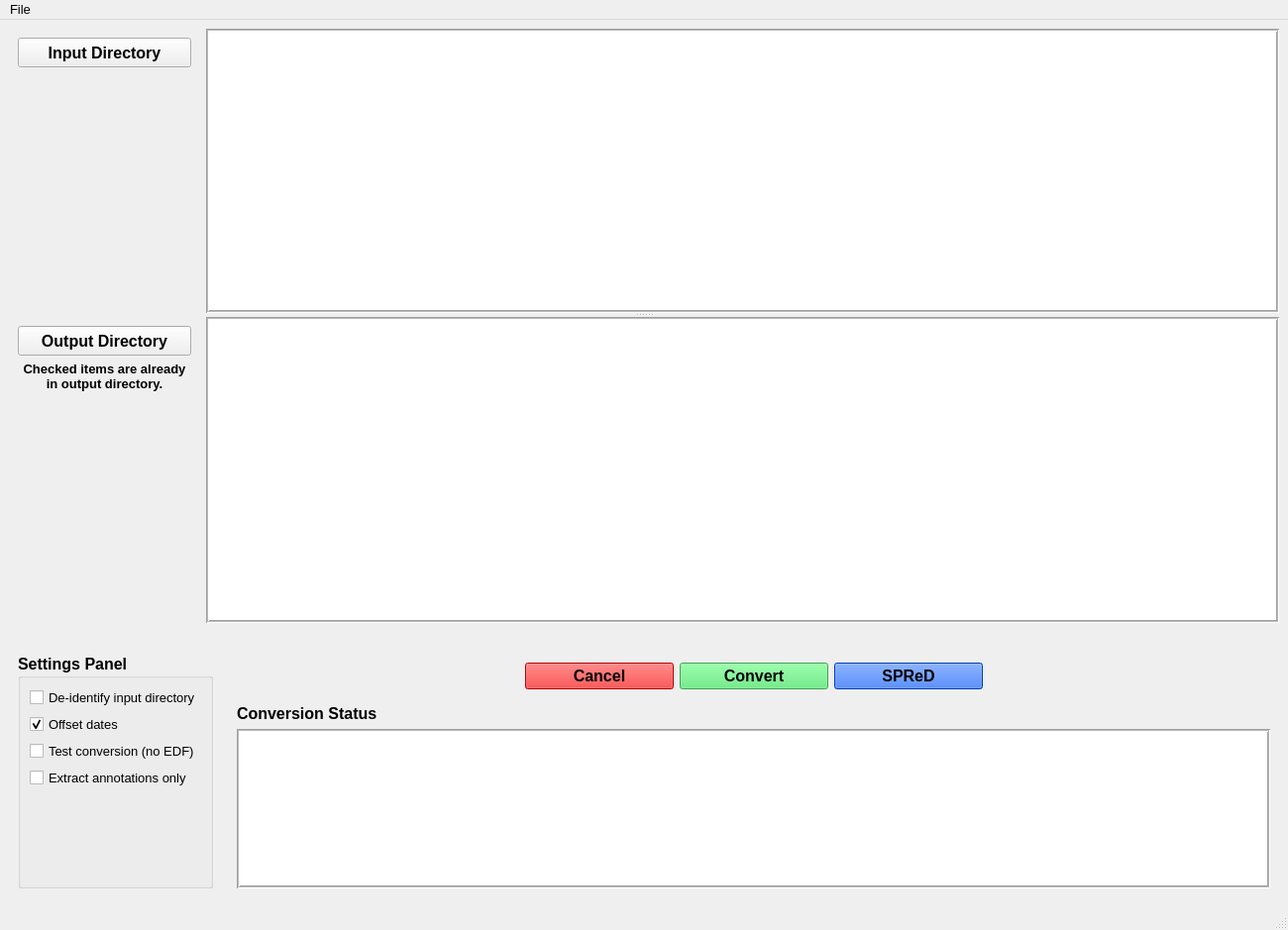
<?xml version="1.0" encoding="UTF-8"?>
<ui version="4.0">
 <class>MainWindow</class>
 <widget class="QMainWindow" name="MainWindow">
  <property name="geometry">
   <rect>
    <x>0</x>
    <y>0</y>
    <width>1300</width>
    <height>939</height>
   </rect>
  </property>
  <property name="sizePolicy">
   <sizepolicy hsizetype="Expanding" vsizetype="Expanding">
    <horstretch>0</horstretch>
    <verstretch>0</verstretch>
   </sizepolicy>
  </property>
  <property name="font">
   <font>
    <family>Arial</family>
    <pointsize>12</pointsize>
   </font>
  </property>
  <property name="windowTitle">
   <string>EpLink EDF Converter</string>
  </property>
  <property name="windowIcon">
   <iconset>
    <normaloff>eplink_icon.ico</normaloff>eplink_icon.ico</iconset>
  </property>
  <widget class="QWidget" name="centralwidget">
   <property name="sizePolicy">
    <sizepolicy hsizetype="Expanding" vsizetype="Expanding">
     <horstretch>0</horstretch>
     <verstretch>0</verstretch>
    </sizepolicy>
   </property>
   <layout class="QFormLayout" name="formLayout">
    <item row="0" column="0" colspan="2">
     <widget class="QSplitter" name="splitter">
      <property name="sizePolicy">
       <sizepolicy hsizetype="MinimumExpanding" vsizetype="MinimumExpanding">
        <horstretch>0</horstretch>
        <verstretch>0</verstretch>
       </sizepolicy>
      </property>
      <property name="minimumSize">
       <size>
        <width>0</width>
        <height>600</height>
       </size>
      </property>
      <property name="midLineWidth">
       <number>0</number>
      </property>
      <property name="orientation">
       <enum>Qt::Vertical</enum>
      </property>
      <property name="handleWidth">
       <number>4</number>
      </property>
      <property name="childrenCollapsible">
       <bool>false</bool>
      </property>
      <widget class="QWidget" name="widget_6" native="true">
       <property name="sizePolicy">
        <sizepolicy hsizetype="Expanding" vsizetype="Expanding">
         <horstretch>0</horstretch>
         <verstretch>0</verstretch>
        </sizepolicy>
       </property>
       <property name="minimumSize">
        <size>
         <width>0</width>
         <height>0</height>
        </size>
       </property>
       <layout class="QHBoxLayout" name="horizontalLayout" stretch="0,0">
        <property name="spacing">
         <number>6</number>
        </property>
        <item>
         <widget class="QWidget" name="widget_4" native="true">
          <property name="sizePolicy">
           <sizepolicy hsizetype="Minimum" vsizetype="Expanding">
            <horstretch>0</horstretch>
            <verstretch>0</verstretch>
           </sizepolicy>
          </property>
          <property name="minimumSize">
           <size>
            <width>0</width>
            <height>0</height>
           </size>
          </property>
          <layout class="QVBoxLayout" name="verticalLayout_2">
           <item>
            <widget class="QPushButton" name="loadDirButton">
             <property name="sizePolicy">
              <sizepolicy hsizetype="Preferred" vsizetype="Preferred">
               <horstretch>0</horstretch>
               <verstretch>0</verstretch>
              </sizepolicy>
             </property>
             <property name="minimumSize">
              <size>
               <width>175</width>
               <height>30</height>
              </size>
             </property>
             <property name="font">
              <font>
               <family>Arial</family>
               <pointsize>12</pointsize>
               <weight>75</weight>
               <bold>true</bold>
               <kerning>true</kerning>
              </font>
             </property>
             <property name="styleSheet">
              <string notr="true"/>
             </property>
             <property name="text">
              <string>Input Directory</string>
             </property>
            </widget>
           </item>
           <item>
            <spacer name="verticalSpacer">
             <property name="orientation">
              <enum>Qt::Vertical</enum>
             </property>
             <property name="sizeHint" stdset="0">
              <size>
               <width>20</width>
               <height>226</height>
              </size>
             </property>
            </spacer>
           </item>
          </layout>
         </widget>
        </item>
        <item>
         <widget class="QTreeWidget" name="treeViewLoad">
          <property name="sizePolicy">
           <sizepolicy hsizetype="Expanding" vsizetype="Expanding">
            <horstretch>0</horstretch>
            <verstretch>0</verstretch>
           </sizepolicy>
          </property>
          <property name="minimumSize">
           <size>
            <width>0</width>
            <height>0</height>
           </size>
          </property>
          <property name="maximumSize">
           <size>
            <width>16777215</width>
            <height>16777215</height>
           </size>
          </property>
          <property name="font">
           <font>
            <family>Arial</family>
            <pointsize>10</pointsize>
           </font>
          </property>
          <property name="contextMenuPolicy">
           <enum>Qt::PreventContextMenu</enum>
          </property>
          <property name="acceptDrops">
           <bool>true</bool>
          </property>
          <property name="autoFillBackground">
           <bool>true</bool>
          </property>
          <property name="frameShape">
           <enum>QFrame::Box</enum>
          </property>
          <property name="frameShadow">
           <enum>QFrame::Sunken</enum>
          </property>
          <property name="lineWidth">
           <number>1</number>
          </property>
          <property name="midLineWidth">
           <number>1</number>
          </property>
          <property name="verticalScrollBarPolicy">
           <enum>Qt::ScrollBarAsNeeded</enum>
          </property>
          <property name="alternatingRowColors">
           <bool>true</bool>
          </property>
          <property name="selectionMode">
           <enum>QAbstractItemView::NoSelection</enum>
          </property>
          <property name="horizontalScrollMode">
           <enum>QAbstractItemView::ScrollPerItem</enum>
          </property>
          <property name="animated">
           <bool>false</bool>
          </property>
          <property name="columnCount">
           <number>0</number>
          </property>
          <attribute name="headerVisible">
           <bool>true</bool>
          </attribute>
          <attribute name="headerStretchLastSection">
           <bool>false</bool>
          </attribute>
         </widget>
        </item>
       </layout>
      </widget>
      <widget class="QWidget" name="widget_8" native="true">
       <property name="sizePolicy">
        <sizepolicy hsizetype="Expanding" vsizetype="Expanding">
         <horstretch>0</horstretch>
         <verstretch>0</verstretch>
        </sizepolicy>
       </property>
       <property name="minimumSize">
        <size>
         <width>0</width>
         <height>0</height>
        </size>
       </property>
       <layout class="QHBoxLayout" name="horizontalLayout_3">
        <item>
         <widget class="QWidget" name="widget_5" native="true">
          <property name="sizePolicy">
           <sizepolicy hsizetype="Minimum" vsizetype="Expanding">
            <horstretch>0</horstretch>
            <verstretch>0</verstretch>
           </sizepolicy>
          </property>
          <layout class="QVBoxLayout" name="verticalLayout">
           <item>
            <widget class="QPushButton" name="outDirButton">
             <property name="sizePolicy">
              <sizepolicy hsizetype="Preferred" vsizetype="Preferred">
               <horstretch>0</horstretch>
               <verstretch>0</verstretch>
              </sizepolicy>
             </property>
             <property name="minimumSize">
              <size>
               <width>175</width>
               <height>30</height>
              </size>
             </property>
             <property name="font">
              <font>
               <family>Arial</family>
               <pointsize>12</pointsize>
               <weight>75</weight>
               <bold>true</bold>
               <kerning>true</kerning>
              </font>
             </property>
             <property name="layoutDirection">
              <enum>Qt::LeftToRight</enum>
             </property>
             <property name="styleSheet">
              <string notr="true"/>
             </property>
             <property name="text">
              <string>Output Directory</string>
             </property>
            </widget>
           </item>
           <item>
            <widget class="QLabel" name="sText">
             <property name="enabled">
              <bool>true</bool>
             </property>
             <property name="sizePolicy">
              <sizepolicy hsizetype="Minimum" vsizetype="Minimum">
               <horstretch>0</horstretch>
               <verstretch>0</verstretch>
              </sizepolicy>
             </property>
             <property name="minimumSize">
              <size>
               <width>175</width>
               <height>0</height>
              </size>
             </property>
             <property name="font">
              <font>
               <family>Arial</family>
               <pointsize>10</pointsize>
               <weight>75</weight>
               <bold>true</bold>
              </font>
             </property>
             <property name="text">
              <string>Checked items are already in output directory.</string>
             </property>
             <property name="alignment">
              <set>Qt::AlignCenter</set>
             </property>
             <property name="wordWrap">
              <bool>true</bool>
             </property>
            </widget>
           </item>
           <item>
            <spacer name="verticalSpacer_2">
             <property name="orientation">
              <enum>Qt::Vertical</enum>
             </property>
             <property name="sizeHint" stdset="0">
              <size>
               <width>20</width>
               <height>211</height>
              </size>
             </property>
            </spacer>
           </item>
          </layout>
         </widget>
        </item>
        <item>
         <widget class="QTreeWidget" name="treeViewOutput">
          <property name="sizePolicy">
           <sizepolicy hsizetype="Expanding" vsizetype="Expanding">
            <horstretch>0</horstretch>
            <verstretch>0</verstretch>
           </sizepolicy>
          </property>
          <property name="minimumSize">
           <size>
            <width>0</width>
            <height>0</height>
           </size>
          </property>
          <property name="font">
           <font>
            <family>Arial</family>
            <pointsize>10</pointsize>
           </font>
          </property>
          <property name="contextMenuPolicy">
           <enum>Qt::PreventContextMenu</enum>
          </property>
          <property name="acceptDrops">
           <bool>true</bool>
          </property>
          <property name="autoFillBackground">
           <bool>true</bool>
          </property>
          <property name="frameShape">
           <enum>QFrame::Box</enum>
          </property>
          <property name="frameShadow">
           <enum>QFrame::Sunken</enum>
          </property>
          <property name="lineWidth">
           <number>1</number>
          </property>
          <property name="midLineWidth">
           <number>1</number>
          </property>
          <property name="verticalScrollBarPolicy">
           <enum>Qt::ScrollBarAsNeeded</enum>
          </property>
          <property name="alternatingRowColors">
           <bool>true</bool>
          </property>
          <property name="selectionMode">
           <enum>QAbstractItemView::NoSelection</enum>
          </property>
          <property name="horizontalScrollMode">
           <enum>QAbstractItemView::ScrollPerItem</enum>
          </property>
          <property name="columnCount">
           <number>0</number>
          </property>
          <attribute name="headerVisible">
           <bool>true</bool>
          </attribute>
          <attribute name="headerStretchLastSection">
           <bool>false</bool>
          </attribute>
         </widget>
        </item>
       </layout>
      </widget>
     </widget>
    </item>
    <item row="1" column="1">
     <spacer name="verticalSpacer_3">
      <property name="orientation">
       <enum>Qt::Vertical</enum>
      </property>
      <property name="sizeType">
       <enum>QSizePolicy::Minimum</enum>
      </property>
      <property name="sizeHint" stdset="0">
       <size>
        <width>20</width>
        <height>10</height>
       </size>
      </property>
     </spacer>
    </item>
    <item row="2" column="0">
     <widget class="QWidget" name="widget_7" native="true">
      <layout class="QGridLayout" name="gridLayout">
       <item row="0" column="0">
        <widget class="QGroupBox" name="groupBox">
         <property name="font">
          <font>
           <family>Arial</family>
           <pointsize>12</pointsize>
           <weight>75</weight>
           <bold>true</bold>
          </font>
         </property>
         <property name="title">
          <string>Settings Panel</string>
         </property>
         <layout class="QVBoxLayout" name="verticalLayout_4">
          <item>
           <widget class="QCheckBox" name="deidentifyInputDir">
            <property name="font">
             <font>
              <pointsize>10</pointsize>
              <weight>50</weight>
              <bold>false</bold>
             </font>
            </property>
            <property name="text">
             <string>De-identify input directory</string>
            </property>
           </widget>
          </item>
          <item>
           <widget class="QCheckBox" name="offsetDate">
            <property name="font">
             <font>
              <pointsize>10</pointsize>
              <weight>50</weight>
              <bold>false</bold>
             </font>
            </property>
            <property name="text">
             <string>Offset dates</string>
            </property>
            <property name="checked">
             <bool>true</bool>
            </property>
           </widget>
          </item>
          <item>
           <widget class="QCheckBox" name="testConvert">
            <property name="font">
             <font>
              <pointsize>10</pointsize>
              <weight>50</weight>
              <bold>false</bold>
             </font>
            </property>
            <property name="text">
             <string>Test conversion (no EDF)</string>
            </property>
           </widget>
          </item>
          <item>
           <widget class="QCheckBox" name="annotationsOnly">
            <property name="font">
             <font>
              <pointsize>10</pointsize>
              <weight>50</weight>
              <bold>false</bold>
             </font>
            </property>
            <property name="text">
             <string>Extract annotations only</string>
            </property>
           </widget>
          </item>
          <item>
           <spacer name="verticalSpacer_4">
            <property name="orientation">
             <enum>Qt::Vertical</enum>
            </property>
            <property name="sizeHint" stdset="0">
             <size>
              <width>20</width>
              <height>40</height>
             </size>
            </property>
           </spacer>
          </item>
         </layout>
        </widget>
       </item>
      </layout>
     </widget>
    </item>
    <item row="2" column="1">
     <widget class="QWidget" name="widget_3" native="true">
      <property name="minimumSize">
       <size>
        <width>0</width>
        <height>150</height>
       </size>
      </property>
      <layout class="QVBoxLayout" name="verticalLayout_3">
       <item>
        <widget class="QWidget" name="widget" native="true">
         <layout class="QHBoxLayout" name="horizontalLayout_2">
          <item>
           <spacer name="horizontalSpacer">
            <property name="orientation">
             <enum>Qt::Horizontal</enum>
            </property>
            <property name="sizeHint" stdset="0">
             <size>
              <width>40</width>
              <height>20</height>
             </size>
            </property>
           </spacer>
          </item>
          <item>
           <widget class="QPushButton" name="cancelButton">
            <property name="sizePolicy">
             <sizepolicy hsizetype="Fixed" vsizetype="Fixed">
              <horstretch>0</horstretch>
              <verstretch>0</verstretch>
             </sizepolicy>
            </property>
            <property name="minimumSize">
             <size>
              <width>150</width>
              <height>0</height>
             </size>
            </property>
            <property name="maximumSize">
             <size>
              <width>150</width>
              <height>16777215</height>
             </size>
            </property>
            <property name="palette">
             <palette>
              <active>
               <colorrole role="WindowText">
                <brush brushstyle="SolidPattern">
                 <color alpha="255">
                  <red>0</red>
                  <green>0</green>
                  <blue>0</blue>
                 </color>
                </brush>
               </colorrole>
               <colorrole role="Button">
                <brush brushstyle="SolidPattern">
                 <color alpha="255">
                  <red>255</red>
                  <green>0</green>
                  <blue>0</blue>
                 </color>
                </brush>
               </colorrole>
               <colorrole role="Text">
                <brush brushstyle="SolidPattern">
                 <color alpha="255">
                  <red>0</red>
                  <green>0</green>
                  <blue>0</blue>
                 </color>
                </brush>
               </colorrole>
               <colorrole role="ButtonText">
                <brush brushstyle="SolidPattern">
                 <color alpha="255">
                  <red>0</red>
                  <green>0</green>
                  <blue>0</blue>
                 </color>
                </brush>
               </colorrole>
               <colorrole role="Base">
                <brush brushstyle="SolidPattern">
                 <color alpha="255">
                  <red>255</red>
                  <green>0</green>
                  <blue>0</blue>
                 </color>
                </brush>
               </colorrole>
               <colorrole role="Window">
                <brush brushstyle="SolidPattern">
                 <color alpha="255">
                  <red>255</red>
                  <green>0</green>
                  <blue>0</blue>
                 </color>
                </brush>
               </colorrole>
               <colorrole role="PlaceholderText">
                <brush brushstyle="NoBrush">
                 <color alpha="128">
                  <red>0</red>
                  <green>0</green>
                  <blue>0</blue>
                 </color>
                </brush>
               </colorrole>
              </active>
              <inactive>
               <colorrole role="WindowText">
                <brush brushstyle="SolidPattern">
                 <color alpha="255">
                  <red>0</red>
                  <green>0</green>
                  <blue>0</blue>
                 </color>
                </brush>
               </colorrole>
               <colorrole role="Button">
                <brush brushstyle="SolidPattern">
                 <color alpha="255">
                  <red>255</red>
                  <green>0</green>
                  <blue>0</blue>
                 </color>
                </brush>
               </colorrole>
               <colorrole role="Text">
                <brush brushstyle="SolidPattern">
                 <color alpha="255">
                  <red>0</red>
                  <green>0</green>
                  <blue>0</blue>
                 </color>
                </brush>
               </colorrole>
               <colorrole role="ButtonText">
                <brush brushstyle="SolidPattern">
                 <color alpha="255">
                  <red>0</red>
                  <green>0</green>
                  <blue>0</blue>
                 </color>
                </brush>
               </colorrole>
               <colorrole role="Base">
                <brush brushstyle="SolidPattern">
                 <color alpha="255">
                  <red>255</red>
                  <green>0</green>
                  <blue>0</blue>
                 </color>
                </brush>
               </colorrole>
               <colorrole role="Window">
                <brush brushstyle="SolidPattern">
                 <color alpha="255">
                  <red>255</red>
                  <green>0</green>
                  <blue>0</blue>
                 </color>
                </brush>
               </colorrole>
               <colorrole role="PlaceholderText">
                <brush brushstyle="NoBrush">
                 <color alpha="128">
                  <red>0</red>
                  <green>0</green>
                  <blue>0</blue>
                 </color>
                </brush>
               </colorrole>
              </inactive>
              <disabled>
               <colorrole role="WindowText">
                <brush brushstyle="SolidPattern">
                 <color alpha="255">
                  <red>0</red>
                  <green>0</green>
                  <blue>0</blue>
                 </color>
                </brush>
               </colorrole>
               <colorrole role="Button">
                <brush brushstyle="SolidPattern">
                 <color alpha="255">
                  <red>255</red>
                  <green>0</green>
                  <blue>0</blue>
                 </color>
                </brush>
               </colorrole>
               <colorrole role="Text">
                <brush brushstyle="SolidPattern">
                 <color alpha="255">
                  <red>0</red>
                  <green>0</green>
                  <blue>0</blue>
                 </color>
                </brush>
               </colorrole>
               <colorrole role="ButtonText">
                <brush brushstyle="SolidPattern">
                 <color alpha="255">
                  <red>0</red>
                  <green>0</green>
                  <blue>0</blue>
                 </color>
                </brush>
               </colorrole>
               <colorrole role="Base">
                <brush brushstyle="SolidPattern">
                 <color alpha="255">
                  <red>255</red>
                  <green>0</green>
                  <blue>0</blue>
                 </color>
                </brush>
               </colorrole>
               <colorrole role="Window">
                <brush brushstyle="SolidPattern">
                 <color alpha="255">
                  <red>255</red>
                  <green>0</green>
                  <blue>0</blue>
                 </color>
                </brush>
               </colorrole>
               <colorrole role="PlaceholderText">
                <brush brushstyle="NoBrush">
                 <color alpha="128">
                  <red>0</red>
                  <green>0</green>
                  <blue>0</blue>
                 </color>
                </brush>
               </colorrole>
              </disabled>
             </palette>
            </property>
            <property name="font">
             <font>
              <family>Arial</family>
              <pointsize>12</pointsize>
              <weight>75</weight>
              <bold>true</bold>
             </font>
            </property>
            <property name="styleSheet">
             <string notr="true">background-color: rgb(255,0,0);
color: black</string>
            </property>
            <property name="text">
             <string>Cancel</string>
            </property>
            <property name="flat">
             <bool>false</bool>
            </property>
           </widget>
          </item>
          <item>
           <widget class="QPushButton" name="convertButton">
            <property name="sizePolicy">
             <sizepolicy hsizetype="Fixed" vsizetype="Fixed">
              <horstretch>0</horstretch>
              <verstretch>0</verstretch>
             </sizepolicy>
            </property>
            <property name="minimumSize">
             <size>
              <width>150</width>
              <height>0</height>
             </size>
            </property>
            <property name="maximumSize">
             <size>
              <width>150</width>
              <height>16777215</height>
             </size>
            </property>
            <property name="font">
             <font>
              <family>Arial</family>
              <pointsize>12</pointsize>
              <weight>75</weight>
              <bold>true</bold>
              <kerning>true</kerning>
             </font>
            </property>
            <property name="styleSheet">
             <string notr="true">background-color: rgb(79, 232, 109);
color: black</string>
            </property>
            <property name="text">
             <string>Convert</string>
            </property>
           </widget>
          </item>
          <item>
           <widget class="QPushButton" name="spredButton">
            <property name="sizePolicy">
             <sizepolicy hsizetype="Fixed" vsizetype="Fixed">
              <horstretch>0</horstretch>
              <verstretch>0</verstretch>
             </sizepolicy>
            </property>
            <property name="minimumSize">
             <size>
              <width>150</width>
              <height>0</height>
             </size>
            </property>
            <property name="maximumSize">
             <size>
              <width>150</width>
              <height>16777215</height>
             </size>
            </property>
            <property name="font">
             <font>
              <family>Arial</family>
              <pointsize>12</pointsize>
              <weight>75</weight>
              <bold>true</bold>
             </font>
            </property>
            <property name="styleSheet">
             <string notr="true">background-color: rgb(0, 85, 255);
color: black</string>
            </property>
            <property name="text">
             <string>SPReD</string>
            </property>
           </widget>
          </item>
          <item>
           <spacer name="horizontalSpacer_2">
            <property name="orientation">
             <enum>Qt::Horizontal</enum>
            </property>
            <property name="sizeHint" stdset="0">
             <size>
              <width>40</width>
              <height>20</height>
             </size>
            </property>
           </spacer>
          </item>
         </layout>
        </widget>
       </item>
       <item>
        <widget class="QLabel" name="label">
         <property name="font">
          <font>
           <family>Arial</family>
           <pointsize>12</pointsize>
           <weight>75</weight>
           <bold>true</bold>
          </font>
         </property>
         <property name="text">
          <string>Conversion Status</string>
         </property>
        </widget>
       </item>
       <item>
        <widget class="QPlainTextEdit" name="conversionStatus">
         <property name="font">
          <font>
           <family>Arial</family>
           <pointsize>9</pointsize>
          </font>
         </property>
         <property name="frameShape">
          <enum>QFrame::Box</enum>
         </property>
         <property name="midLineWidth">
          <number>1</number>
         </property>
        </widget>
       </item>
      </layout>
     </widget>
    </item>
   </layout>
  </widget>
  <widget class="QStatusBar" name="statusbar">
   <property name="font">
    <font>
     <family>Arial</family>
    </font>
   </property>
  </widget>
  <widget class="QMenuBar" name="menuBar">
   <property name="geometry">
    <rect>
     <x>0</x>
     <y>0</y>
     <width>1300</width>
     <height>22</height>
    </rect>
   </property>
   <property name="font">
    <font>
     <family>Arial</family>
     <pointsize>10</pointsize>
    </font>
   </property>
   <widget class="QMenu" name="menuFile">
    <property name="font">
     <font>
      <family>Arial</family>
      <pointsize>10</pointsize>
     </font>
    </property>
    <property name="title">
     <string>File</string>
    </property>
    <addaction name="actionLoad_data"/>
    <addaction name="actionSettings"/>
    <addaction name="actionQuit"/>
   </widget>
   <addaction name="menuFile"/>
  </widget>
  <action name="actionLoad_data">
   <property name="text">
    <string>Load data</string>
   </property>
   <property name="font">
    <font>
     <family>Arial</family>
     <pointsize>10</pointsize>
    </font>
   </property>
  </action>
  <action name="actionQuit">
   <property name="text">
    <string>Quit</string>
   </property>
   <property name="font">
    <font>
     <family>Arial</family>
     <pointsize>10</pointsize>
    </font>
   </property>
  </action>
  <action name="actionSettings">
   <property name="text">
    <string>Settings</string>
   </property>
   <property name="font">
    <font>
     <family>Arial</family>
     <pointsize>10</pointsize>
    </font>
   </property>
  </action>
 </widget>
 <resources/>
 <connections>
  <connection>
   <sender>actionLoad_data</sender>
   <signal>triggered(bool)</signal>
   <receiver>loadDirButton</receiver>
   <slot>showMenu()</slot>
   <hints>
    <hint type="sourcelabel">
     <x>-1</x>
     <y>-1</y>
    </hint>
    <hint type="destinationlabel">
     <x>81</x>
     <y>72</y>
    </hint>
   </hints>
  </connection>
 </connections>
</ui>
